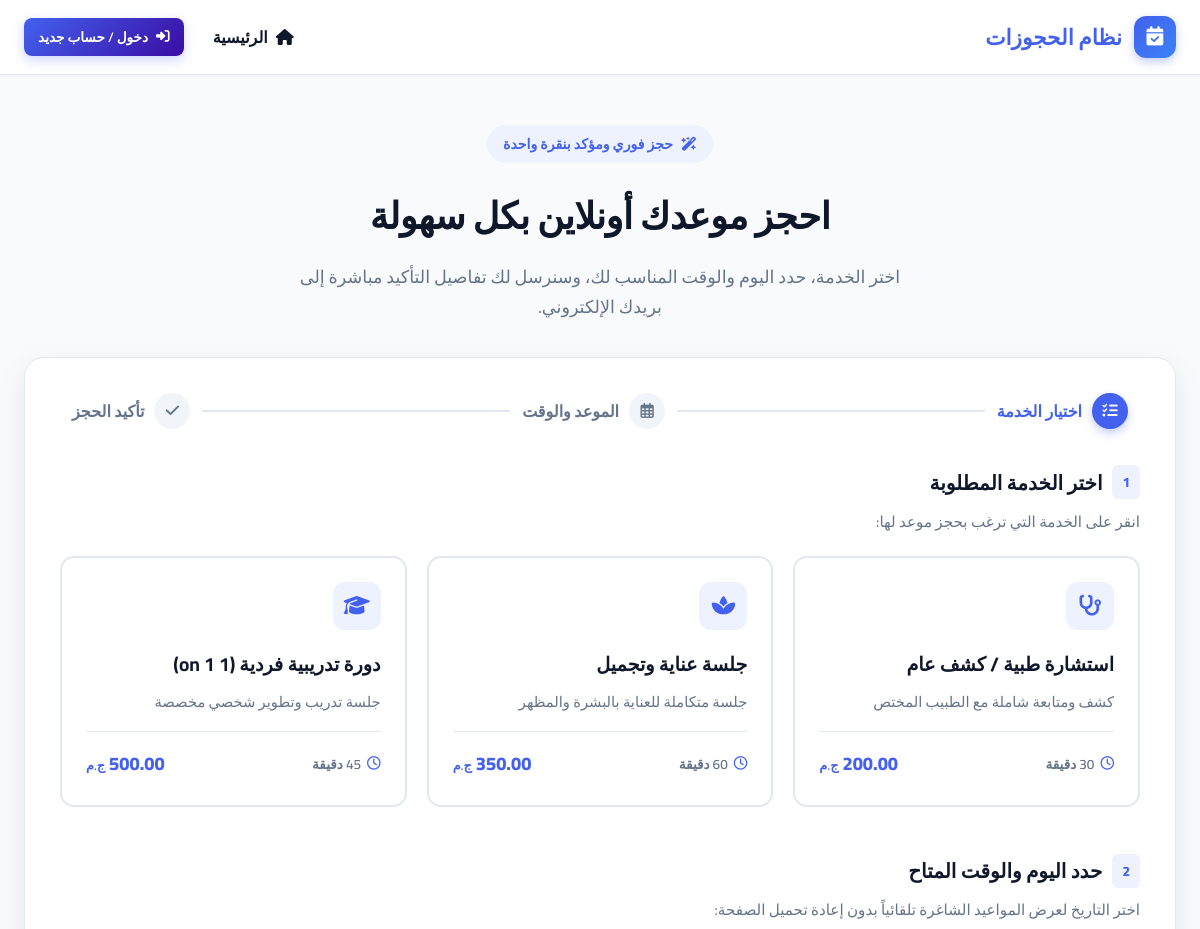
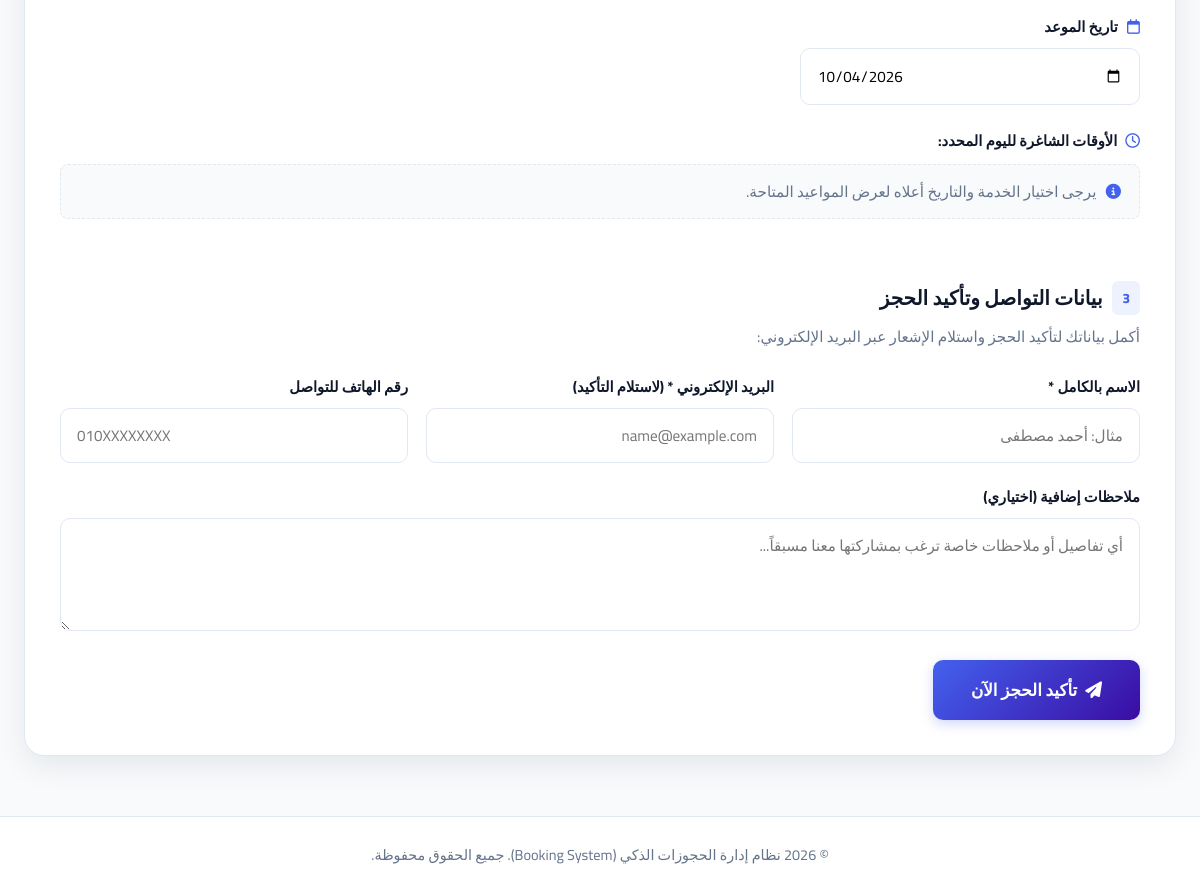
The page / on the database its author committed (2 pictures, top to bottom).
### tables this page shows
CREATE TABLE IF NOT EXISTS `services` (
    `id` INT AUTO_INCREMENT PRIMARY KEY,
    `title` VARCHAR(150) NOT NULL,
    `description` TEXT NULL,
    `duration_minutes` INT NOT NULL DEFAULT 30,
    `price` DECIMAL(10,2) NOT NULL DEFAULT 0.00,
    `created_at` TIMESTAMP DEFAULT CURRENT_TIMESTAMP
);

### index.php (the view, shortened to what this page needs)
<?php
require_once __DIR__ . '/config/db.php';
$stmt = $pdo->query("SELECT * FROM services ORDER BY id ASC");
$services = $stmt->fetchAll();
require_once __DIR__ . '/includes/header.php';
?>
<div class="container">
    <header class="hero">
        <div class="hero-badge">
            <i class="fa-solid fa-wand-magic-sparkles"></i>
            <span>حجز فوري ومؤكد بنقرة واحدة</span>
        </div>
        <h1>احجز موعدك أونلاين بكل سهولة</h1>
        <p>اختر الخدمة، حدد اليوم والوقت المناسب لك، وسنرسل لك تفاصيل التأكيد مباشرة إلى بريدك الإلكتروني.</p>
    </header>
    <main class="wizard-card">
        <div class="steps-nav">
            <div class="step-item active">
                <span class="step-number"><i class="fa-solid fa-list-check"></i></span>
                <span>اختيار الخدمة</span>
            </div>
            <div class="step-item">
                <span class="step-number"><i class="fa-regular fa-calendar-days"></i></span>
                <span>الموعد والوقت</span>
            </div>
            <div class="step-item">
                <span class="step-number"><i class="fa-solid fa-check"></i></span>
                <span>تأكيد الحجز</span>
            </div>
        </div>
        <section id="step-services" style="margin-bottom: 45px;">
            <div style="display: flex; align-items: center; gap: 10px; margin-bottom: 6px;">
                <span style="background: var(--primary-subtle); color: var(--primary); padding: 4px 10px; border-radius: 6px; font-weight: 800; font-size: 0.85rem;">1</span>
                <h2 style="font-size: 1.25rem; font-weight: 800;">اختر الخدمة المطلوبة</h2>
            </div>
            <p style="color: var(--text-muted); font-size: 0.95rem; margin-bottom: 18px;">انقر على الخدمة التي ترغب بحجز موعد لها:</p>
            <div class="services-grid">
                <?php if (count($services) > 0): ?>
                    <?php
                    $icons = ['fa-stethoscope', 'fa-spa', 'fa-graduation-cap', 'fa-briefcase', 'fa-heart-pulse', 'fa-laptop-code'];
                    $i = 0;
                    foreach ($services as $service):
                        $icon = $icons[$i % count($icons)];
                        $i++;
                    ?>
                        <div class="service-card" data-service-id="<?= $service['id'] ?>">
                            <div>
                                <div class="service-icon">
                                    <i class="fa-solid <?= $icon ?>"></i>
                                </div>
                                <h3 class="service-title"><?= htmlspecialchars($service['title']) ?></h3>
                                <p class="service-desc"><?= htmlspecialchars($service['description'] ?: 'خدمة احترافية ومتميزة تلبي تطلعاتكم بدقة.') ?></p>
                            </div>
                            <div class="service-footer">
                                <div class="service-duration">
                                    <i class="fa-regular fa-clock" style="color: var(--primary);"></i>
                                    <span><?= $service['duration_minutes'] ?> دقيقة</span>
                                </div>
                                <div class="service-price">
                                    <?= number_format($service['price'], 2) ?> <span style="font-size: 0.8rem; font-weight: 600;">ج.م</span>
                                </div>
                            </div>
                        </div>
                    <?php endforeach; ?>
                <?php else: ?>
                    <p style="color: var(--text-muted);">لا توجد خدمات متاحة حالياً.</p>
                <?php endif; ?>
            </div>
        </section>
        <section id="step-datetime" style="margin-bottom: 45px;">
            <div style="display: flex; align-items: center; gap: 10px; margin-bottom: 6px;">
                <span style="background: var(--primary-subtle); color: var(--primary); padding: 4px 10px; border-radius: 6px; font-weight: 800; font-size: 0.85rem;">2</span>
                <h2 style="font-size: 1.25rem; font-weight: 800;">حدد اليوم والوقت المتاح</h2>
            </div>
            <p style="color: var(--text-muted); font-size: 0.95rem; margin-bottom: 18px;">اختر التاريخ لعرض المواعيد الشاغرة تلقائياً بدون إعادة تحميل الصفحة:</p>
            <div style="max-width: 340px; margin-bottom: 22px;">
                <label class="form-label">
                    <i class="fa-regular fa-calendar" style="color: var(--primary); margin-left: 6px;"></i>
                    <span>تاريخ الموعد</span>
                </label>
                <input type="date" id="booking-date" class="form-input">
            </div>
            <div class="slots-container">
                <label class="form-label" style="display: flex; align-items: center; gap: 8px;">
                    <i class="fa-regular fa-clock" style="color: var(--primary);"></i>
                    <span>الأوقات الشاغرة لليوم المحدد:</span>
                </label>
                <div id="slots-empty" style="color: var(--text-muted); font-size: 0.95rem; margin-top: 10px; background: #f8fafc; padding: 12px 18px; border-radius: 8px; border: 1px dashed var(--border-color);">
                    <i class="fa-solid fa-circle-info" style="color: var(--primary); margin-left: 6px;"></i>
                    يرجى اختيار الخدمة والتاريخ أعلاه لعرض المواعيد المتاحة.
                </div>
            </div>
        </section>
        <section id="step-details">
            <div style="display: flex; align-items: center; gap: 10px; margin-bottom: 6px;">
                <span style="background: var(--primary-subtle); color: var(--primary); padding: 4px 10px; border-radius: 6px; font-weight: 800; font-size: 0.85rem;">3</span>
                <h2 style="font-size: 1.25rem; font-weight: 800;">بيانات التواصل وتأكيد الحجز</h2>
            </div>
            <p style="color: var(--text-muted); font-size: 0.95rem; margin-bottom: 22px;">أكمل بياناتك لتأكيد الحجز واستلام الإشعار عبر البريد الإلكتروني:</p>
            <form id="booking-form">
                <?php if (!$currentUser): ?>
                    <div style="display: grid; grid-template-columns: repeat(auto-fit, minmax(250px, 1fr)); gap: 18px;">
                        <div class="form-group">
                            <label class="form-label">الاسم بالكامل *</label>
                            <input type="text" name="name" class="form-input" placeholder="مثال: أحمد مصطفى" required>
                        </div>
                        <div class="form-group">
                            <label class="form-label">البريد الإلكتروني * (لاستلام التأكيد)</label>
                            <input type="email" name="email" class="form-input" placeholder="name@example.com" required>
                        </div>
                        <div class="form-group">
                            <label class="form-label">رقم الهاتف للتواصل</label>
                            <input type="tel" name="phone" class="form-input" placeholder="010XXXXXXXX">
                        </div>
                    </div>
                <?php endif; ?>
                <div class="form-group">
                    <label class="form-label">ملاحظات إضافية (اختياري)</label>
                    <textarea name="notes" rows="3" class="form-textarea" placeholder="أي تفاصيل أو ملاحظات خاصة ترغب بمشاركتها معنا مسبقاً..."></textarea>
                </div>
                <button type="submit" id="booking-submit-btn" class="btn btn-primary" style="padding: 14px 38px; font-size: 1.05rem;">
                    <i class="fa-solid fa-paper-plane"></i>
                    <span>تأكيد الحجز الآن</span>
                </button>
            </form>
        </section>
    </main>
</div>
<?php require_once __DIR__ . '/includes/footer.php'; ?>

### includes/header.php (shortened to what this page needs)
<?php
$currentCustomer = $_SESSION['customer_user'] ?? null;
$currentUser = $currentCustomer;
?>
<!DOCTYPE html>
<html lang="ar" dir="rtl">
<head>
    <link rel="stylesheet" href="https://cdnjs.cloudflare.com/ajax/libs/font-awesome/6.5.1/css/all.min.css">
    <link rel="stylesheet" href="assets/css/style.css">
</head>
<body>
<nav class="navbar">
    <div class="container nav-content">
        <a href="index.php" class="brand-logo">
            <div class="brand-icon-box">
                <i class="fa-solid fa-calendar-check"></i>
            </div>
            <span>نظام الحجوزات</span>
        </a>
        <div class="nav-links">
            <a href="index.php" class="nav-link">
                <i class="fa-solid fa-house"></i>
                <span>الرئيسية</span>
            </a>
            <?php if ($currentCustomer): ?>
                <a href="my-bookings.php" class="nav-link">
                    <i class="fa-solid fa-clock-rotate-left"></i>
                    <span>حجوزاتي</span>
                </a>
                <span class="nav-link" style="color: var(--text-muted);">
                    <i class="fa-regular fa-user"></i>
                    <span>مرحباً، <strong><?= htmlspecialchars($currentCustomer['name']) ?></strong></span>
                </span>
                <a href="#" id="logout-btn" class="btn btn-outline btn-sm">
                    <i class="fa-solid fa-arrow-right-from-bracket"></i>
                    <span>خروج</span>
                </a>
            <?php else: ?>
                <button type="button" class="btn btn-primary btn-sm open-login-btn">
                    <i class="fa-solid fa-right-to-bracket"></i>
                    <span>دخول / حساب جديد</span>
                </button>
            <?php endif; ?>
        </div>
    </div>
</nav>

### includes/footer.php (shortened to what this page needs)
<footer>
    <div class="container">
        <p>© <?= date('Y') ?> نظام إدارة الحجوزات الذكي (Booking System). جميع الحقوق محفوظة.</p>
    </div>
</footer>
</body>
</html>

### rows shown on the page
services: title "استشارة طبية / كشف عام", description "كشف ومتابعة شاملة مع الطبيب المختص", price "200.00"
services: title "جلسة عناية وتجميل", description "جلسة متكاملة للعناية بالبشرة والمظهر", duration_minutes "60", price "350.00"
services: title "دورة تدريبية فردية (1 on 1)", description "جلسة تدريب وتطوير شخصي مخصصة", duration_minutes "45", price "500.00"
